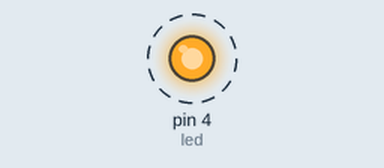
Bench run of a sketch on a simulated Arduino Uno, built with avr-gcc and run on an emulated ATmega328P. Shown: output pins drawn as LEDs (lit = HIGH). Dashed ring = blinking. What the sketch prints to the serial monitor is not drawn.

Above: at 0.4 s.
Timing chart, 0 to 3.0 s (numbered marks = the images above):
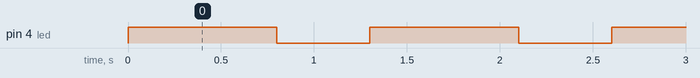

The sketch:

PRAKTIKUM_45_19.01.53.0051_C.ino
```cpp
/*	This is a default program--
	Use File->Load Prog to load a different program
*/

int led = 4;
int cs = 11;

void setup()
{
	pinMode(led, OUTPUT);
	pinMode(cs, OUTPUT);
	Serial.begin(9600);
}

void loop()
{
	digitalWrite(led, HIGH);
	Serial.println("LED NYALA 0,8 DETIK");
	digitalWrite(cs, LOW);
	delay(800);
	digitalWrite(led, LOW);
	Serial.println("LED MATI 0,5 DETIK");
	delay(500);

}
```

Measured:
- by itself, pin 4 (led): alternates HIGH for 0.80 s and LOW for 0.50 s
